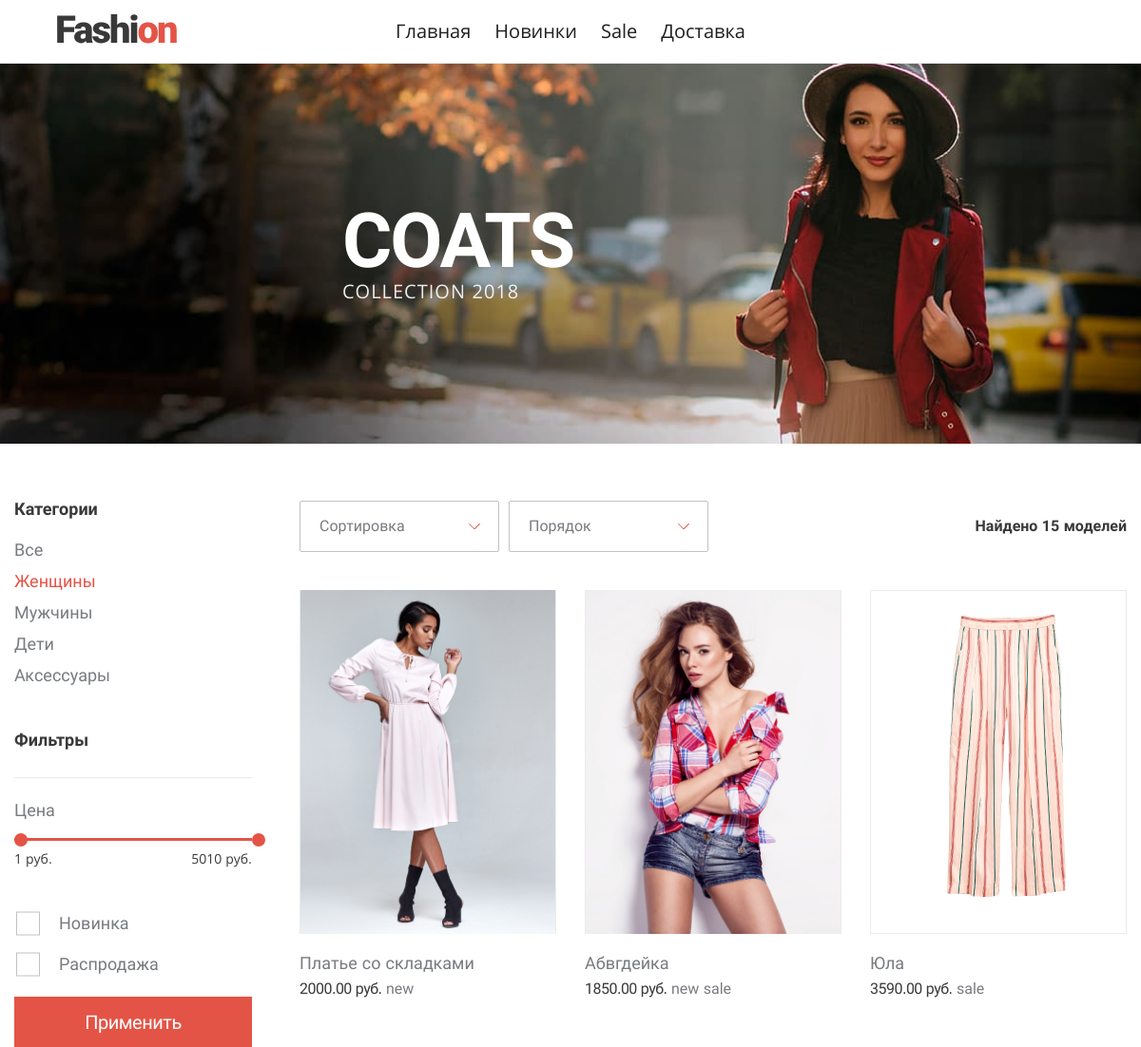
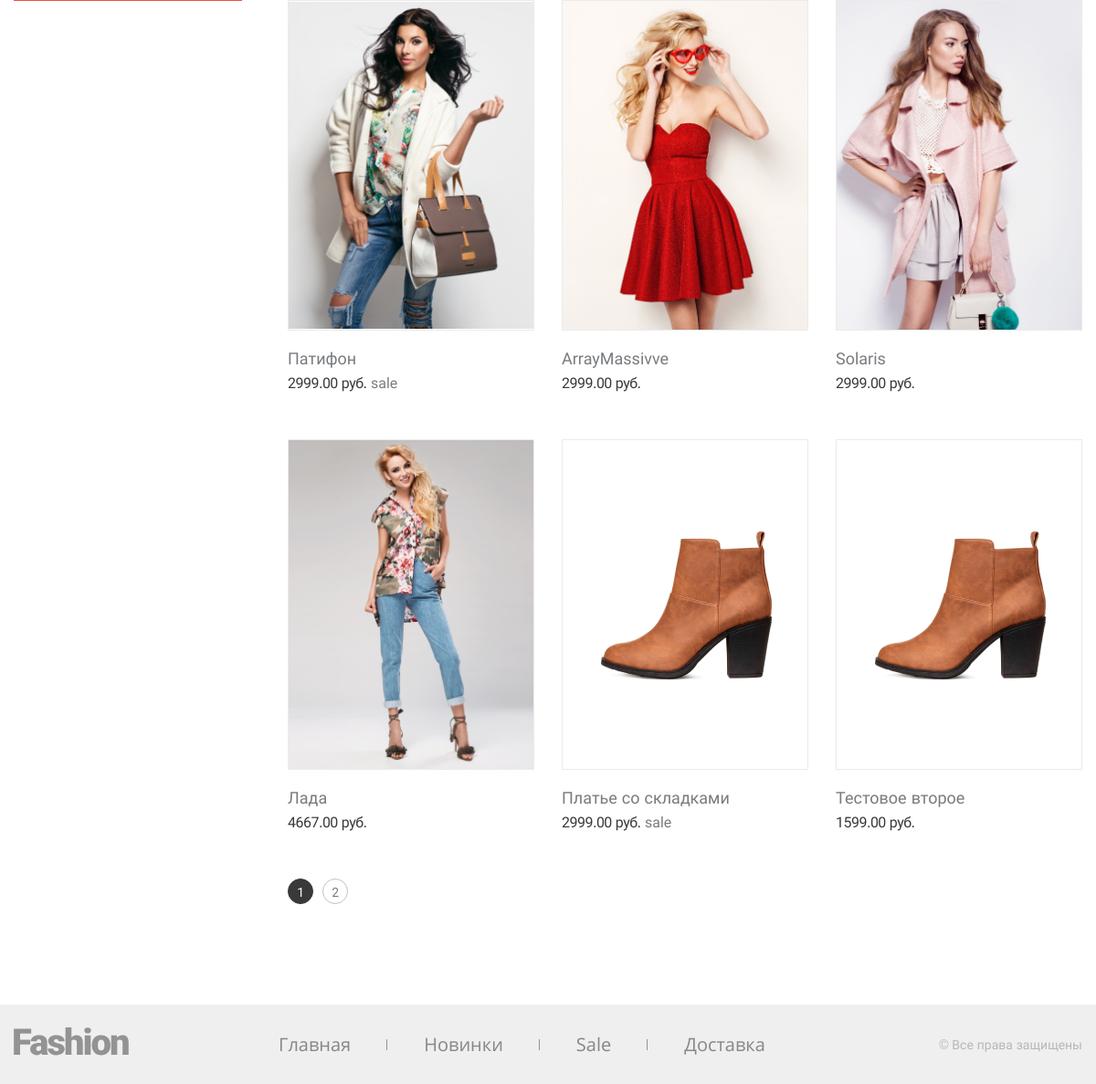
The app's page /?category=2 with its own data (2 pictures, top to bottom).
### tables this page shows
CREATE TABLE IF NOT EXISTS `menu_shop` (
  `id` int NOT NULL AUTO_INCREMENT,
  `title` varchar(255) NOT NULL,
  `path` text NOT NULL,
  `name` varchar(50) NOT NULL,
  PRIMARY KEY (`id`)
);

CREATE TABLE IF NOT EXISTS `categories` (
  `id` int NOT NULL AUTO_INCREMENT,
  `name` varchar(255) NOT NULL DEFAULT '0',
  PRIMARY KEY (`id`)
);

CREATE TABLE IF NOT EXISTS `promotions` (
  `id` int NOT NULL AUTO_INCREMENT,
  `name` varchar(255) NOT NULL DEFAULT '0',
  `description` text NOT NULL,
  PRIMARY KEY (`id`)
);

CREATE TABLE IF NOT EXISTS `products` (
  `id` int NOT NULL AUTO_INCREMENT,
  `name` varchar(255) NOT NULL DEFAULT '0',
  `description` text,
  `price` decimal(12,2) NOT NULL DEFAULT '0.00',
  `image` varchar(255) NOT NULL DEFAULT '0',
  `active` tinyint NOT NULL DEFAULT '1',
  PRIMARY KEY (`id`)
);

### index.php (called while the page is built)
<?php
require($_SERVER['DOCUMENT_ROOT'] . '/modules/base/index.php');
require($_SERVER['DOCUMENT_ROOT'] . '/modules/shop/index.php');
require($_SERVER['DOCUMENT_ROOT'] . '/templates/header.php');
require($_SERVER['DOCUMENT_ROOT'] . '/templates/shop.php');
require($_SERVER['DOCUMENT_ROOT'] . '/templates/order.php');
require($_SERVER['DOCUMENT_ROOT'] . '/templates/footer.php');

### modules/base/functions.php (called while the page is built, shortened)
<?php
function connectDb(): object
{
    static $mysqli = null;
    if (null === $mysqli) {
        include $_SERVER['DOCUMENT_ROOT'] . '/config.php';
        $mysqli = new mysqli($host, $user, $password, $database);
        $mysqli->set_charset("utf8mb4");
    }
    return $mysqli;
}
function getMenuInDB(string $menu): array
{
    $menu = connectDb()->real_escape_string($menu);
    $sql = "SELECT * FROM menu_" . $menu;
    if (!$result = connectDb()->query($sql)) {
        echo "Запрос в базу MySQL произашел с ошибкой";
        exit;
    }
    $array = [];
    while ($row = $result->fetch_assoc()) {
        $array[$row['id']] = $row;
    }
    return $array;
}
function isCurrentUrl(string $url): bool
{
    $urlPath = parse_url($_SERVER['REQUEST_URI'], PHP_URL_PATH);
    $urlQuery = parse_url($_SERVER['REQUEST_URI'], PHP_URL_QUERY);
    return $urlQuery ? $urlPath . '?' . $urlQuery == $url : $urlPath == $url;
}
function getStatusPage(int $page): string
{
    if ((!empty($_GET['page']) && (int)$_GET['page'] !== $page) || (empty($_GET['page']) && $page !== 1)) {
       return 'href="' . getQueryUrl('page', $page) . '"';
    }
    return '';
}
function getQueryUrl(string $type, int $id): string
{
   $urlPage = '?' . $type . '=';
   $urlQuery = parse_url($_SERVER['REQUEST_URI'], PHP_URL_QUERY);
   if ($urlQuery) {
       $urlPage = '&' . $type . '=';
   }
   return $_SERVER['REQUEST_URI'] . $urlPage . $id;
}
function getAllCategoriesInDB(): array
{
    $sql = "SELECT * FROM categories";
    if (!$result = connectDb()->query($sql)) {
        echo "Запрос в базу MySQL произашел с ошибкой 6";
        exit;
    }
    $array = [];
    while ($row = $result->fetch_assoc()) {
        $array[$row['id']] = $row;
    }
    return $array;
}
function getAllPromotionsInDB(): array
{
    $sql = "SELECT * FROM promotions";
    if (!$result = connectDb()->query($sql)) {
        echo "Запрос в базу MySQL произашел с ошибкой 2";
        exit;
    }
    $array = [];
    while ($row = $result->fetch_assoc()) {
        $array[$row['name']] = $row;
    }
    return $array;
}
function getStartItemOnPage (int $allCount, int $quantityShow): int
{
    $startItem = 0;
    return $startItem;
}

### modules/shop/index.php (called while the page is built, shortened)
<?php
require($_SERVER['DOCUMENT_ROOT'] . '/modules/shop/functions.php');
$menuFooter = $menuHeader = getMenuInDB('shop');
$categories = getAllCategoriesInDB();
$promotions = getAllPromotionsInDB();
$leftJoinSql = [];
$whereSql = [];
$orderSql = '';
if (!empty($_GET['category'])) {
    $leftJoinSql[] = 'category_product AS cp ON cp.product_id = p.id';
    $whereSql[] = 'cp.category_id = ' . connectDb()->real_escape_string($_GET['category']);
}
$countProducts = getCountFilterProductsInDB($leftJoinSql, $whereSql);
$quantityPages = ceil($countProducts / $quantityProductsPage);
$pageStartItem = getStartItemOnPage($countProducts, $quantityProductsPage);
$products = getProductsInDB($leftJoinSql, $whereSql, $orderSql, $pageStartItem, $quantityProductsPage);
!empty($products) ? $products = addPromotionsInProducts($products) : $countProducts = 0;

### modules/shop/functions.php (called while the page is built, shortened)
<?php
function getProductsInDB(array $leftJoins, array $where, string $order, int $startItem, int $limit): array
{
    foreach ($leftJoins as $key => $item) {
        $leftJoins[$key] = "LEFT JOIN " . connectDb()->real_escape_string($item);
    }
    $sqlLeftJoin = implode(" ", $leftJoins);
    $sqlWhere = !empty($where) ? $sqlWhere = "p.active = '1' AND " . implode(" AND ", $where) : "p.active = '1'";
    $sql = "SELECT DISTINCT p.* FROM products AS p
            $sqlLeftJoin
            WHERE $sqlWhere $order LIMIT $startItem, $limit";
    if (!$result = connectDb()->query($sql)) {
        echo "Запрос в базу MySQL произашел с ошибкой 1";
        exit;
    }
    $array = [];
    while ($row = $result->fetch_assoc()) {
        $array[$row['id']] = $row;
    }
    return $array;
}
function getCountFilterProductsInDB(array $leftJoins, array $where): int
{
    foreach ($leftJoins as $key => $item) {
        $leftJoins[$key] = "LEFT JOIN " . connectDb()->real_escape_string($item);
    }
    $sqlLeftJoin = implode(" ", $leftJoins);
    $sqlWhere = !empty($where) ? $sqlWhere = "p.active = '1' AND " . implode(" AND ", $where) : "p.active = '1'";
    $sql = "SELECT COUNT(DISTINCT p.id) AS count FROM products AS p
            $sqlLeftJoin
            WHERE $sqlWhere";
    if (!$result = connectDb()->query($sql)) {
        echo "Запрос в базу MySQL произашел с ошибкой 7";
        exit;
    }
    return (int)$result->fetch_object()->count;
}
function getProductsWithPromotions(array $products): array
{
    foreach ($products as $key => $id) {
        $products[$key] = 'pp.product_id = ' . (int)$id;
    }
    $sqlWhere = implode(" OR ", $products);
    $sql = "SELECT pp.*, p.name FROM promotion_product AS pp
            LEFT JOIN promotions AS p ON p.id = pp.promotion_id
            WHERE $sqlWhere";
    if (!$result = connectDb()->query($sql)) {
        echo "Запрос в базу MySQL произашел с ошибкой 3";
        exit;
    }
    return $result->fetch_all(MYSQLI_ASSOC);
}
function addPromotionsInProducts(array $products): array
{
    $productsWithPromotions = getProductsWithPromotions(array_keys($products));
    foreach ($productsWithPromotions as $item) {
        $products[$item['product_id']]['promo'][$item['name']] = $item['name'];
    }
    return $products;
}
function putProductPromotions(array $product): string
{
    $classPromo = '';
    if (!empty($product['promo'])) {
        foreach ($product['promo'] as $promo) {
            $classPromo = $classPromo . ' ' . $promo;
        }
    }
    return $classPromo;
}
function getActiveCategory(string $type, int $id): string
{
    if (!empty($_GET[$type]) && (int)$_GET[$type] === $id || empty($_GET[$type]) && $id === 1) {
        return 'active';
    }
    return '';
}
function declOfNum(int $num, array $titles): string
{
    $cases = array(2, 0, 1, 1, 1, 2);
    return $titles[($num % 100 > 4 && $num % 100 < 20) ? 2 : $cases[min($num % 10, 5)]];
}

### config.php (called while the page is built, shortened)
<?php
$quantityProductsPage = 9;

### templates/shop.php (the view, shortened to what this page needs)
<main class="shop-page">
  <header class="intro">
    <div class="intro__wrapper">
      <h1 class=" intro__title">COATS</h1>
      <p class="intro__info">Collection 2018</p>
    </div>
  </header>
  <section class="shop container">
    <section class="shop__filter filter">
      <form class="shop__form" method="GET" action="<?= parse_url($_SERVER['REQUEST_URI'], PHP_URL_PATH) ?>">
        <div class="filter__wrapper">
          <b class="filter__title">Категории</b>
          <ul class="filter__list">
            <li>
              <a class="filter__list-item <?= empty($_GET['category']) ? 'active' : '' ?>" href="/">
                Все
              </a>
            </li>
            <?php foreach ($categories as $category): ?>
              <li>
                <a class="filter__list-item <?= getActiveCategory('category', $category['id']) ?>" href="?category=<?= $category['id'] ?>">
                  <?= $category['name'] ?>
                </a>
              </li>
            <?php endforeach ?>
          </ul>
        </div>
        <div class="filter__wrapper">
          <b class="filter__title">Фильтры</b>
          <div class="filter__range range">
            <span class="range__info">Цена</span>
            <div class="range__line" aria-label="Range Line"></div>
            <div class="range__res">
              <span class="range__res-item min-price"></span>
              <span class="range__res-item max-price"></span>
            </div>
          </div>
        </div>
        <fieldset class="custom-form__group">
          <?php foreach ($promotions as $key => $promotion): ?>
            <label for="<?= $promotion['name'] ?>" class="custom-form__checkbox-label custom-form__info" style="display: block;"><?= $promotion['description'] ?></label>
          <?php endforeach ?>
        </fieldset>
        <button class="button" type="submit" style="width: 100%">Применить</button>
      </form>
    </section>
    <div class="shop__wrapper">
      <form class="shop__sorting" method="GET" action="/">
        <div class="shop__sorting-item custom-form__select-wrapper">
          <select class="custom-form__select select-sort" name="sort">
            <option hidden value="">Сортировка</option>
          </select>
        </div>
        <div class="shop__sorting-item custom-form__select-wrapper">
          <select class="custom-form__select select-order" name="order">
            <option hidden value="">Порядок</option>
          </select>
        </div>
        <p class="shop__sorting-res">
          Найдено <span class="res-sort"><?= $countProducts ?></span> <?= declOfNum($countProducts, ['модель', 'модели', 'моделей']) ?>
        </p>
      </form>
        <section class="shop__list">
          <?php foreach ($products as $product) {?>
            <article class="shop__item product" tabindex="<?= $product['id'] ?>">
              <div class="product__image">
                <img src="<?= $product['image'] ?>" alt="<?= $product['name'] ?>">
              </div>
              <p class="product__name"><?= $product['name'] ?></p>
              <span class="product__price"><?= $product['price'] ?> руб.</span>
              <?php if (!empty($product['promo'])): ?>
                <span class="product__promo"><?= putProductPromotions($product) ?></span>
              <?php endif ?>
            </article>
          <?php } ?>
        </section>
        <ul class="shop__paginator paginator">
        <?php for ($i = 1; $i <= $quantityPages; $i++): ?>
            <li>
              <a class="paginator__item" <?= getStatusPage($i) ?>><?= $i ?></a>
            </li>
          <?php endfor ?>
        </ul>
  </div>
</section>

### templates/header.php (shortened to what this page needs)
<!DOCTYPE html>
<html lang="ru">
<head>
  <link rel="stylesheet" href="/css/style.css">
</head>
<body>
<header class="page-header">
  <a class="page-header__logo" href="/">
    <img src="/img/logo.svg" alt="Fashion">
  </a>
  <nav class="page-header__menu">
    <ul class="main-menu main-menu--header">
      <?php foreach ($menuHeader as $key => $item): ?>
        <li>
          <a class="main-menu__item <?= isCurrentUrl($item['path']) ? 'active' : ''; ?>" href="<?= $item['path'] ?>">
            <?= $item['title'] ?>
          </a>
        </li>
      <?php endforeach ?>
    </ul>
  </nav>
</header>

### templates/footer.php
<footer class="page-footer">
  <div class="container">
    <a class="page-footer__logo" href="#">
      <img src="/img/logo--footer.svg" alt="Fashion">
    </a>
    <nav class="page-footer__menu">
      <ul class="main-menu main-menu--footer">
        <?php foreach ($menuFooter as $key => $item): ?>
          <li>
            <a class="main-menu__item <?= isCurrentUrl($item['path']) ? 'active' : ''; ?>" href="<?= $item['path'] ?>">
              <?= $item['title'] ?>
            </a>
          </li>
        <?php endforeach ?>
      </ul>
    </nav>
    <address class="page-footer__copyright">
      © Все права защищены
    </address>
  </div>
</footer>
</body>
</html>

### records on screen
menu_shop: title "Главная"
menu_shop: title "Новинки"
menu_shop: title "Sale"
menu_shop: title "Доставка"
categories: name "Женщины"
categories: name "Мужчины"
categories: name "Дети"
categories: name "Аксессуары"
promotions: description "Новинка"
promotions: description "Распродажа"
products: image (picture), name "Платье со складками", price "2000.00", product "new"
products: image (picture), name "Абвгдейка", price "1850.00", product "new sale"
products: image (picture), name "Юла", price "3590.00", product "sale"
products: image (picture), name "Патифон", price "2999.00", product "sale"
products: image (picture), name "ArrayMassivve", price "2999.00"
products: image (picture), name "Solaris", price "2999.00"
products: image (picture), name "Лада", price "4667.00"
products: image (picture), name "Платье со складками", price "2999.00", product "sale"
products: image (picture), name "Тестовое второе", price "1599.00"

### other values on screen
$countProducts "15"
declOfNum($countProducts, ['модель', 'модели', 'моделей']) "моделей"
